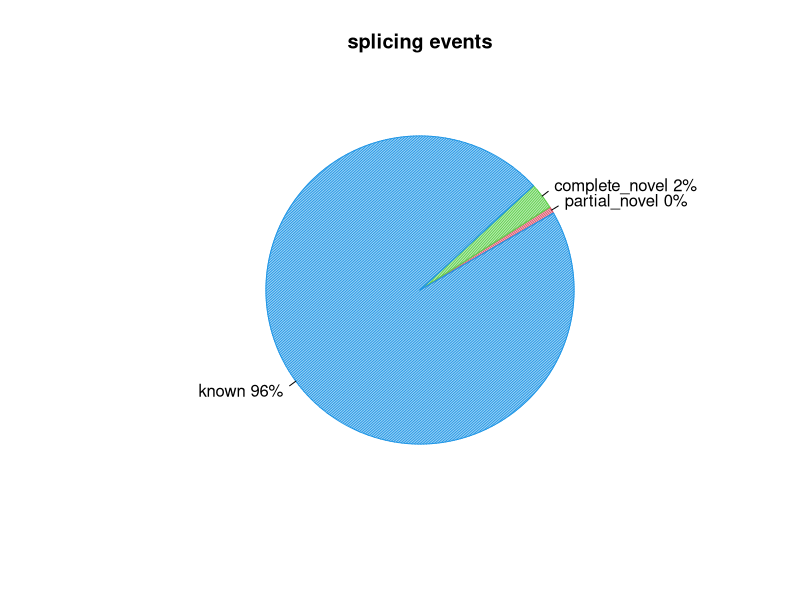
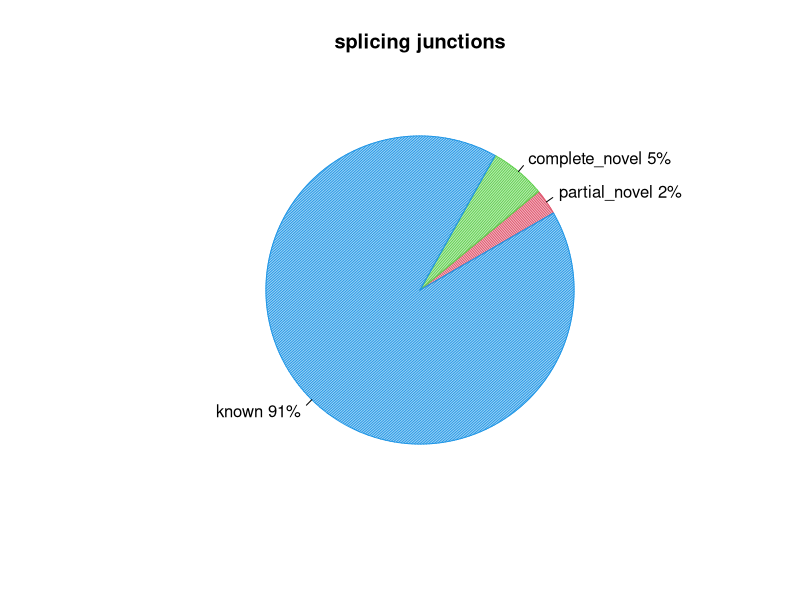

Write the R code that produced these figures, in order.
pdf("rustqc/rseqc/junction_annotation/test.splice_events.pdf")
events=c(0.7080400938366389,2.7895073576455536,96.50245254851781)
pie(events,col=c(2,3,4),init.angle=30,angle=c(60,120,150),density=c(70,70,70),main="splicing events",labels=c("partial_novel 0%","complete_novel 2%","known 96%"))
dev.off()
pdf("rustqc/rseqc/junction_annotation/test.splice_junction.pdf")
junction=c(2.698558724317694,5.857099049371358,91.44434222631095)
pie(junction,col=c(2,3,4),init.angle=30,angle=c(60,120,150),density=c(70,70,70),main="splicing junctions",labels=c("partial_novel 2%","complete_novel 5%","known 91%"))
dev.off()
